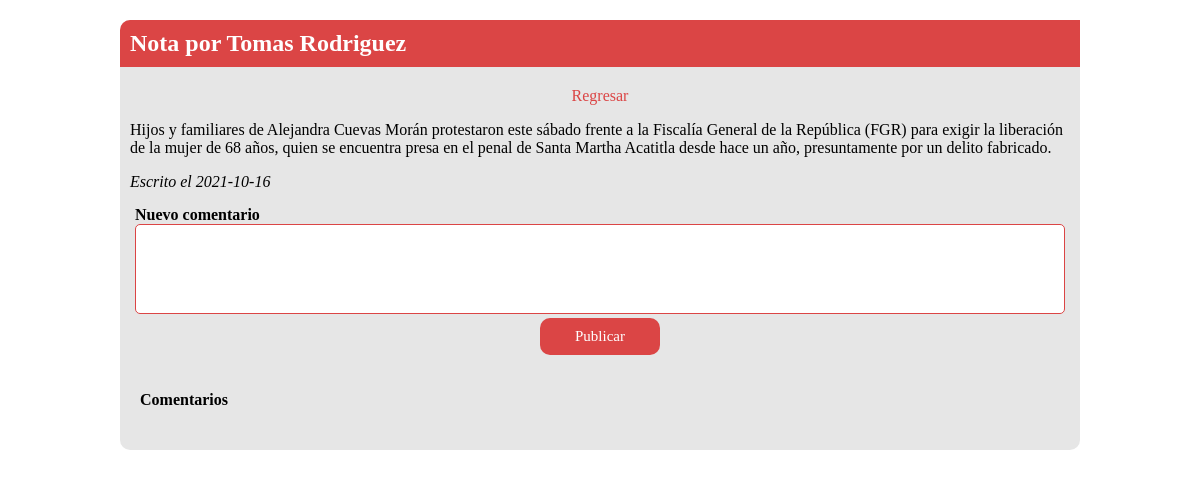
Screenshot of /nota?id=2 (signed in) with the database file from the repository.
### tables this page shows
CREATE TABLE `personal` (
  `idpersonal` int(11) NOT NULL,
  `apepaterno` varchar(80) NOT NULL,
  `apematerno` varchar(80) NOT NULL,
  `nombre` varchar(100) NOT NULL,
  `direccion` varchar(180) NOT NULL,
  `fechadeingreso` date NOT NULL
);

CREATE TABLE `nota` (
  `idnota` int(11) NOT NULL,
  `personal` int(11) NOT NULL,
  `contenido` text NOT NULL,
  `fecha` date NOT NULL
);

### www/model/nota/ver_nota.php (called while the page is built)
<?php
    $idnota = $_GET["id"];
    $sql="SELECT * FROM nota WHERE idnota=:nota";
    $resultado=$base->prepare($sql);
    $resultado->bindValue(":nota",$idnota);
    $resultado->execute();
    $registro=$resultado->fetch((PDO::FETCH_ASSOC));
    $nota_personal = $registro["personal"];
    $contenido = $registro["contenido"];
    $fecha = $registro["fecha"];
    $sql="SELECT nombre, apepaterno FROM personal WHERE idpersonal=:personal";
    $resultado=$base->prepare($sql);
    $resultado->bindValue(":personal",$nota_personal);
    $resultado->execute();
    $registro=$resultado->fetch((PDO::FETCH_ASSOC));
    $nombre_nota = $registro["nombre"] . " " . $registro["apepaterno"]  ;
?>

### www/view/nota/nota.php (the view, shortened to what this page needs)
<div class="main">
    <div class="nota">
        <h2>Nota por <?= $nombre_nota?></h2>
        <a href="index">Regresar</a>
        <p><?= $contenido?></p>
        <i>Escrito el <?= $fecha?></i>
    </div>
    <div class="comentarios">
        <form action="<?php echo(basename($_SERVER['PHP_SELF'],".php") . '?id=' . $idnota); ?>" method="post">
            <label for="comentario"><b>Nuevo comentario</b></label>
            <textarea name="comentario" id="comentario" cols="30" rows="4"></textarea>
            <input type="submit" name="publicar-comentario" value="Publicar">
        </form>
        <h4>Comentarios</h4>
    </div>
</div>

### www/style/nota.css (style rules this page uses)
body { margin: 0; padding: 0; font-family: ProximaNova-Regular; }
.main { width: 80%; margin: 20px auto; background: #e6e6e6; border-radius: 10px; padding: 0px 0px 20px 0px; }
.main .nota h2 { background: #db4545; color: #FFFFFF; padding: 10px; border-top-left-radius: 10px; border-top-right-radius: 10pp; }
.main .nota p, .main .nota i { padding: 0px 10px; }
.main .nota a { display: block; margin: 10px auto; width: -webkit-fit-content; width: -moz-fit-content; width: fit-content; font-family: Proxima Nova Bold; color: #db4545; text-decoration: none; }
.main .comentarios > form { padding: 15px; }
.main .comentarios > form label { display: block; font-family: Proxima Nova Bold; }
.main .comentarios > form textarea { background: #FFFFFF; width: 100%; border-radius: 5px; -webkit-box-sizing: border-box; box-sizing: border-box; border: 1px solid #db4545; font-size: 15px; padding: 10px 7px; resize: none; font-family: ProximaNova-Regular; }
.main .comentarios > form input[type="submit"] { display: block; margin: 0px auto 0px auto; font-size: 15px; font-family: Proxima Nova Bold; color: #ffffff; border: 0; border-radius: 10px; background: #db4545; -webkit-box-pack: center; -ms-flex-pack: center; justify-content: center; -webkit-box-align: center; -ms-flex-align: center; align-items: center; padding: 10px 35px; }
.main .comentarios h4 { padding: 0px 20px; }

### rows the page displays
personal: nombre_nota "Tomas Rodriguez"
nota: contenido "Hijos y familiares de Alejandra Cuevas Morán protestaron este sábado frente a la Fiscalía General de la República (FGR) para exigir la liberación de la mujer de 68 años, quien se encuentra presa en el penal de Santa Martha Acatitla desde hace un año, presuntamente por un delito fabricado.", fecha "2021-10-16"
